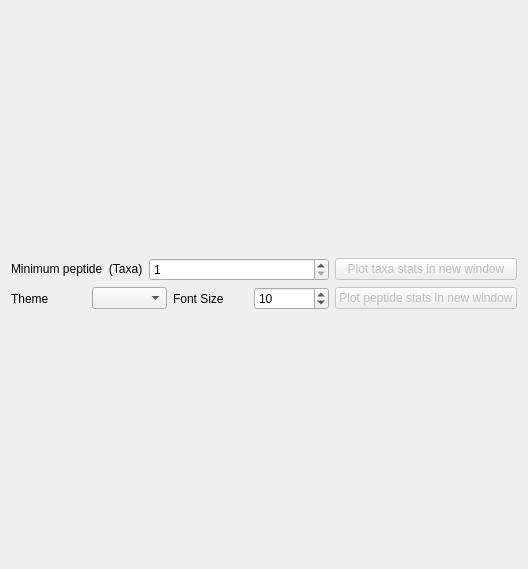
              <widget class="QWidget" name="page_2">
               <property name="geometry">
                <rect>
                 <x>0</x>
                 <y>0</y>
                 <width>528</width>
                 <height>569</height>
                </rect>
               </property>
               <attribute name="label">
                <string>● Taxa statistics</string>
               </attribute>
               <layout class="QGridLayout" name="gridLayout_27">
                <item row="5" column="0" colspan="2">
                 <layout class="QVBoxLayout" name="verticalLayout_overview_plot"/>
                </item>
                <item row="1" column="0" colspan="2">
                 <layout class="QGridLayout" name="gridLayout_36">
                  <item row="0" column="2">
                   <widget class="QPushButton" name="pushButton_overview_tax_plot_new_window">
                    <property name="enabled">
                     <bool>false</bool>
                    </property>
                    <property name="sizePolicy">
                     <sizepolicy hsizetype="Preferred" vsizetype="Fixed">
                      <horstretch>0</horstretch>
                      <verstretch>0</verstretch>
                     </sizepolicy>
                    </property>
                    <property name="text">
                     <string>Plot taxa stats in new window</string>
                    </property>
                   </widget>
                  </item>
                  <item row="1" column="2">
                   <widget class="QPushButton" name="pushButton_overview_peptide_plot_new_window">
                    <property name="enabled">
                     <bool>false</bool>
                    </property>
                    <property name="sizePolicy">
                     <sizepolicy hsizetype="Preferred" vsizetype="Fixed">
                      <horstretch>0</horstretch>
                      <verstretch>0</verstretch>
                     </sizepolicy>
                    </property>
                    <property name="text">
                     <string>Plot peptide stats in new window</string>
                    </property>
                   </widget>
                  </item>
                  <item row="1" column="0">
                   <layout class="QHBoxLayout" name="horizontalLayout_64">
                    <item>
                     <widget class="QLabel" name="label_154">
                      <property name="text">
                       <string>Theme</string>
                      </property>
                     </widget>
                    </item>
                    <item>
                     <widget class="QComboBox" name="comboBox_data_overiew_theme"/>
                    </item>
                   </layout>
                  </item>
                  <item row="1" column="1">
                   <layout class="QHBoxLayout" name="horizontalLayout_65">
                    <item>
                     <widget class="QLabel" name="label_157">
                      <property name="text">
                       <string>Font Size</string>
                      </property>
                     </widget>
                    </item>
                    <item>
                     <widget class="QSpinBox" name="spinBox_data_overiew_font_size">
                      <property name="minimum">
                       <number>1</number>
                      </property>
                      <property name="value">
                       <number>10</number>
                      </property>
                     </widget>
                    </item>
                   </layout>
                  </item>
                  <item row="0" column="0" colspan="2">
                   <layout class="QHBoxLayout" name="horizontalLayout_66">
                    <item>
                     <widget class="QLabel" name="label_133">
                      <property name="sizePolicy">
                       <sizepolicy hsizetype="Maximum" vsizetype="Fixed">
                        <horstretch>0</horstretch>
                        <verstretch>0</verstretch>
                       </sizepolicy>
                      </property>
                      <property name="text">
                       <string>Minimum peptide  (Taxa)</string>
                      </property>
                     </widget>
                    </item>
                    <item>
                     <widget class="QSpinBox" name="spinBox_overview_tax_plot_new_window_peptide_num">
                      <property name="sizePolicy">
                       <sizepolicy hsizetype="Preferred" vsizetype="Fixed">
                        <horstretch>0</horstretch>
                        <verstretch>0</verstretch>
                       </sizepolicy>
                      </property>
                      <property name="minimum">
                       <number>1</number>
                      </property>
                      <property name="maximum">
                       <number>9999</number>
                      </property>
                     </widget>
                    </item>
                   </layout>
                  </item>
                 </layout>
                </item>
               </layout>
              </widget>
